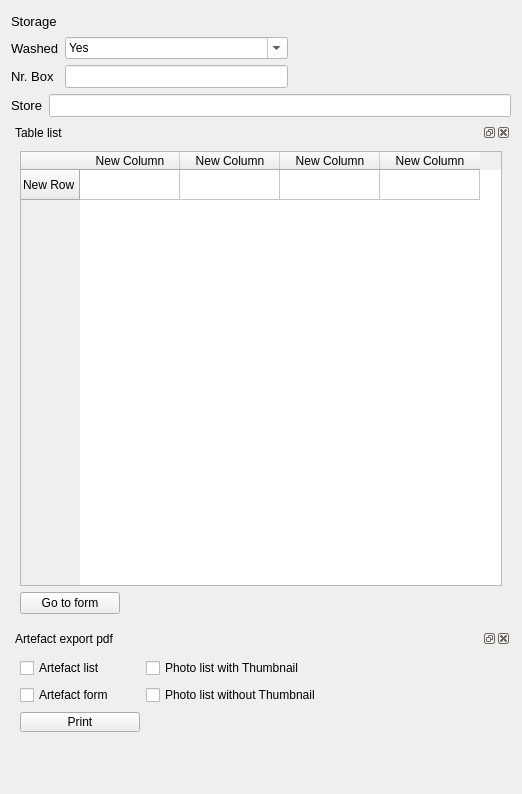
     <widget class="QWidget" name="tab_6">
      <attribute name="title">
       <string>Storage</string>
      </attribute>
      <layout class="QGridLayout" name="gridLayout_32">
       <item row="3" column="0">
        <spacer name="verticalSpacer">
         <property name="orientation">
          <enum>Qt::Vertical</enum>
         </property>
         <property name="sizeHint" stdset="0">
          <size>
           <width>20</width>
           <height>40</height>
          </size>
         </property>
        </spacer>
       </item>
       <item row="0" column="0">
        <layout class="QGridLayout" name="gridLayout_24">
         <item row="2" column="0">
          <layout class="QGridLayout" name="gridLayout_31">
           <item row="1" column="0">
            <widget class="QLabel" name="label_55">
             <property name="font">
              <font>
               <family>MS Shell Dlg 2</family>
               <pointsize>10</pointsize>
               <weight>50</weight>
               <italic>false</italic>
               <bold>false</bold>
              </font>
             </property>
             <property name="text">
              <string>Store</string>
             </property>
            </widget>
           </item>
           <item row="1" column="1">
            <widget class="QLineEdit" name="lineEdit_storage_">
             <property name="font">
              <font>
               <family>MS Shell Dlg 2</family>
               <pointsize>10</pointsize>
               <weight>50</weight>
               <italic>false</italic>
               <bold>false</bold>
              </font>
             </property>
             <property name="styleSheet">
              <string notr="true">background-color: rgb(255, 255, 255);</string>
             </property>
             <property name="text">
              <string/>
             </property>
            </widget>
           </item>
          </layout>
         </item>
         <item row="1" column="0">
          <layout class="QGridLayout" name="gridLayout_30">
           <item row="2" column="1">
            <widget class="QLabel" name="label_54">
             <property name="font">
              <font>
               <family>MS Shell Dlg 2</family>
               <pointsize>10</pointsize>
               <weight>50</weight>
               <italic>false</italic>
               <bold>false</bold>
              </font>
             </property>
             <property name="text">
              <string>Nr. Box</string>
             </property>
            </widget>
           </item>
           <item row="2" column="2">
            <widget class="QLineEdit" name="lineEdit_box">
             <property name="font">
              <font>
               <family>MS Shell Dlg 2</family>
               <pointsize>10</pointsize>
               <weight>50</weight>
               <italic>false</italic>
               <bold>false</bold>
              </font>
             </property>
             <property name="styleSheet">
              <string notr="true">background-color: rgb(255, 255, 255);</string>
             </property>
             <property name="text">
              <string/>
             </property>
            </widget>
           </item>
           <item row="2" column="3">
            <spacer name="horizontalSpacer_18">
             <property name="orientation">
              <enum>Qt::Horizontal</enum>
             </property>
             <property name="sizeHint" stdset="0">
              <size>
               <width>168</width>
               <height>20</height>
              </size>
             </property>
            </spacer>
           </item>
           <item row="1" column="2">
            <widget class="QComboBox" name="comboBox_washed">
             <property name="styleSheet">
              <string notr="true">background-color: rgb(255, 255, 255);</string>
             </property>
             <property name="editable">
              <bool>true</bool>
             </property>
             <item>
              <property name="text">
               <string>Yes</string>
              </property>
             </item>
             <item>
              <property name="text">
               <string>No</string>
              </property>
             </item>
             <item>
              <property name="text">
               <string/>
              </property>
             </item>
            </widget>
           </item>
           <item row="1" column="1">
            <widget class="QLabel" name="label_56">
             <property name="font">
              <font>
               <family>MS Shell Dlg 2</family>
               <pointsize>10</pointsize>
               <weight>50</weight>
               <italic>false</italic>
               <bold>false</bold>
              </font>
             </property>
             <property name="text">
              <string>Washed</string>
             </property>
            </widget>
           </item>
          </layout>
         </item>
         <item row="0" column="0">
          <layout class="QGridLayout" name="gridLayout_29">
           <item row="0" column="0">
            <widget class="QLabel" name="label_57">
             <property name="font">
              <font>
               <family>MS Shell Dlg 2</family>
               <pointsize>10</pointsize>
               <weight>50</weight>
               <italic>false</italic>
               <bold>false</bold>
              </font>
             </property>
             <property name="text">
              <string>Storage</string>
             </property>
            </widget>
           </item>
           <item row="0" column="1">
            <spacer name="horizontalSpacer_17">
             <property name="orientation">
              <enum>Qt::Horizontal</enum>
             </property>
             <property name="sizeHint" stdset="0">
              <size>
               <width>248</width>
               <height>20</height>
              </size>
             </property>
            </spacer>
           </item>
          </layout>
         </item>
        </layout>
       </item>
       <item row="2" column="0">
        <widget class="QgsDockWidget" name="mDockWidget_export">
         <property name="minimumSize">
          <size>
           <width>311</width>
           <height>114</height>
          </size>
         </property>
         <property name="floating">
          <bool>true</bool>
         </property>
         <property name="windowTitle">
          <string>Artefact export pdf</string>
         </property>
         <widget class="QWidget" name="dockWidgetContents_4">
          <layout class="QGridLayout" name="gridLayout_33">
           <item row="0" column="0">
            <widget class="QCheckBox" name="checkBox_e_pottery">
             <property name="text">
              <string>Artefact list</string>
             </property>
            </widget>
           </item>
           <item row="0" column="1">
            <widget class="QCheckBox" name="checkBox_e_foto_t">
             <property name="text">
              <string>Photo list with Thumbnail</string>
             </property>
            </widget>
           </item>
           <item row="1" column="0">
            <widget class="QCheckBox" name="checkBox_s_pottery">
             <property name="text">
              <string>Artefact form</string>
             </property>
            </widget>
           </item>
           <item row="1" column="1">
            <widget class="QCheckBox" name="checkBox_e_foto">
             <property name="text">
              <string>Photo list without Thumbnail</string>
             </property>
            </widget>
           </item>
           <item row="2" column="0">
            <widget class="QPushButton" name="pushButton_print">
             <property name="minimumSize">
              <size>
               <width>0</width>
               <height>0</height>
              </size>
             </property>
             <property name="maximumSize">
              <size>
               <width>120</width>
               <height>20</height>
              </size>
             </property>
             <property name="text">
              <string>Print</string>
             </property>
             <property name="icon">
              <iconset resource="../../resources/resources.qrc">
               <normaloff>:/icons/pdf-icon.png</normaloff>:/icons/pdf-icon.png</iconset>
             </property>
             <property name="iconSize">
              <size>
               <width>10</width>
               <height>10</height>
              </size>
             </property>
            </widget>
           </item>
          </layout>
         </widget>
        </widget>
       </item>
       <item row="1" column="0">
        <widget class="QgsDockWidget" name="mDockWidget_2">
         <property name="minimumSize">
          <size>
           <width>500</width>
           <height>500</height>
          </size>
         </property>
         <property name="inputMethodHints">
          <set>Qt::ImhDialableCharactersOnly|Qt::ImhEmailCharactersOnly|Qt::ImhLatinOnly|Qt::ImhLowercaseOnly|Qt::ImhUppercaseOnly|Qt::ImhUrlCharactersOnly</set>
         </property>
         <property name="floating">
          <bool>true</bool>
         </property>
         <property name="windowTitle">
          <string>Table list</string>
         </property>
         <widget class="QWidget" name="dockWidgetContents_5">
          <layout class="QGridLayout" name="gridLayout_34">
           <item row="0" column="0">
            <widget class="QTableWidget" name="tableWidget_foto">
             <property name="autoScrollMargin">
              <number>16</number>
             </property>
             <row>
              <property name="text">
               <string>New Row</string>
              </property>
             </row>
             <column>
              <property name="text">
               <string>New Column</string>
              </property>
             </column>
             <column>
              <property name="text">
               <string>New Column</string>
              </property>
             </column>
             <column>
              <property name="text">
               <string>New Column</string>
              </property>
             </column>
             <column>
              <property name="text">
               <string>New Column</string>
              </property>
             </column>
            </widget>
           </item>
           <item row="1" column="0">
            <widget class="QPushButton" name="pushButton_go_to_scheda">
             <property name="maximumSize">
              <size>
               <width>100</width>
               <height>16777215</height>
              </size>
             </property>
             <property name="text">
              <string>Go to form</string>
             </property>
            </widget>
           </item>
          </layout>
         </widget>
        </widget>
       </item>
      </layout>
     </widget>
